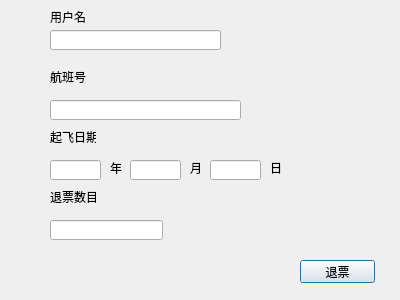
<?xml version="1.0" encoding="UTF-8"?>
<ui version="4.0">
 <class>return_ticket_dialog</class>
 <widget class="QDialog" name="return_ticket_dialog">
  <property name="geometry">
   <rect>
    <x>0</x>
    <y>0</y>
    <width>400</width>
    <height>300</height>
   </rect>
  </property>
  <property name="windowTitle">
   <string>Dialog</string>
  </property>
  <widget class="QLabel" name="label">
   <property name="geometry">
    <rect>
     <x>50</x>
     <y>70</y>
     <width>46</width>
     <height>13</height>
    </rect>
   </property>
   <property name="text">
    <string>航班号</string>
   </property>
  </widget>
  <widget class="QLabel" name="label_2">
   <property name="geometry">
    <rect>
     <x>50</x>
     <y>130</y>
     <width>46</width>
     <height>13</height>
    </rect>
   </property>
   <property name="text">
    <string>起飞日期</string>
   </property>
  </widget>
  <widget class="QLineEdit" name="flightID">
   <property name="geometry">
    <rect>
     <x>50</x>
     <y>100</y>
     <width>191</width>
     <height>20</height>
    </rect>
   </property>
  </widget>
  <widget class="QLineEdit" name="year">
   <property name="geometry">
    <rect>
     <x>50</x>
     <y>160</y>
     <width>51</width>
     <height>20</height>
    </rect>
   </property>
  </widget>
  <widget class="QLineEdit" name="month">
   <property name="geometry">
    <rect>
     <x>130</x>
     <y>160</y>
     <width>51</width>
     <height>20</height>
    </rect>
   </property>
  </widget>
  <widget class="QLineEdit" name="day">
   <property name="geometry">
    <rect>
     <x>210</x>
     <y>160</y>
     <width>51</width>
     <height>20</height>
    </rect>
   </property>
  </widget>
  <widget class="QLabel" name="label_3">
   <property name="geometry">
    <rect>
     <x>110</x>
     <y>160</y>
     <width>16</width>
     <height>16</height>
    </rect>
   </property>
   <property name="text">
    <string>年</string>
   </property>
  </widget>
  <widget class="QLabel" name="label_4">
   <property name="geometry">
    <rect>
     <x>190</x>
     <y>160</y>
     <width>21</width>
     <height>16</height>
    </rect>
   </property>
   <property name="text">
    <string>月</string>
   </property>
  </widget>
  <widget class="QLabel" name="label_5">
   <property name="geometry">
    <rect>
     <x>270</x>
     <y>160</y>
     <width>16</width>
     <height>16</height>
    </rect>
   </property>
   <property name="text">
    <string>日</string>
   </property>
  </widget>
  <widget class="QPushButton" name="returnBt">
   <property name="geometry">
    <rect>
     <x>300</x>
     <y>260</y>
     <width>75</width>
     <height>23</height>
    </rect>
   </property>
   <property name="text">
    <string>退票</string>
   </property>
  </widget>
  <widget class="QLabel" name="label_6">
   <property name="geometry">
    <rect>
     <x>50</x>
     <y>190</y>
     <width>46</width>
     <height>13</height>
    </rect>
   </property>
   <property name="text">
    <string>退票数目</string>
   </property>
  </widget>
  <widget class="QLineEdit" name="ticketNum">
   <property name="geometry">
    <rect>
     <x>50</x>
     <y>220</y>
     <width>113</width>
     <height>20</height>
    </rect>
   </property>
  </widget>
  <widget class="QLabel" name="label_7">
   <property name="geometry">
    <rect>
     <x>50</x>
     <y>10</y>
     <width>46</width>
     <height>13</height>
    </rect>
   </property>
   <property name="text">
    <string>用户名</string>
   </property>
  </widget>
  <widget class="QLineEdit" name="username">
   <property name="geometry">
    <rect>
     <x>50</x>
     <y>30</y>
     <width>171</width>
     <height>20</height>
    </rect>
   </property>
  </widget>
 </widget>
 <resources/>
 <connections/>
</ui>
